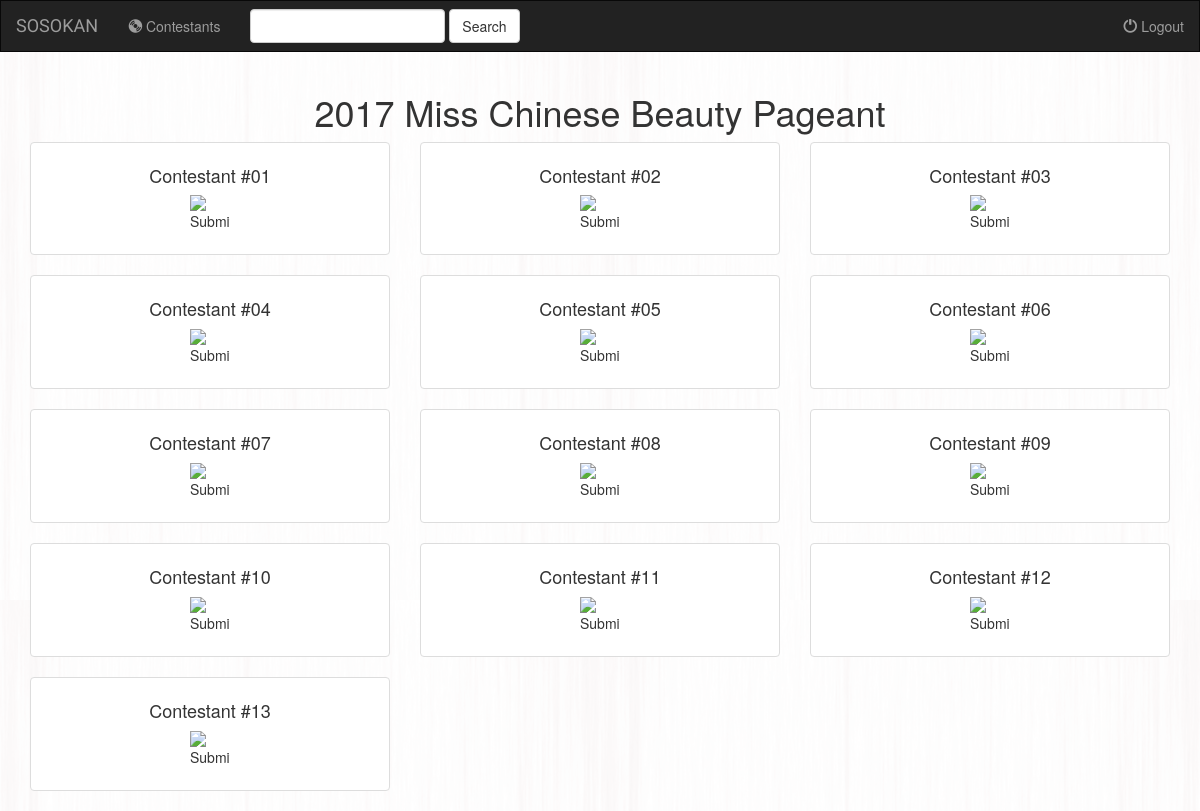
Screenshot of /vote/ with the database file from the repository.
### vote/models.py (models this page shows, shortened)
class Album(models.Model):
    artist = models.CharField(max_length=250)
    album_title = models.CharField(max_length=500)
    genre = models.CharField(max_length=100)
    album_logo = models.CharField(max_length=1000)

### vote/views.py (the view)
class IndexView(generic.ListView):
    template_name = 'vote/index.html'
    def get_queryset(self):
        return Album.objects.all()

### vote/templates/vote/index.html (shortened to what this page needs)
{% extends 'vote/base.html' %}
{% block body %}
<div class="container gallery-container">
    <h1><p class="page-description text-center">2017 Miss Chinese Beauty Pageant</p></h1>
    <div class="tz-gallery">
        <div class="row">
            {% for album in object_list %}
            <div class="col-sm-6 col-md-4">
                <div class="thumbnail">
                    <div class="caption">
                    <h4><p class="page-description text-center">{{album.album_title}}</p></h4>
                            <p class="page-description text-center">
                            <input type="image" src="http://www.clker.com/cliparts/c/l/Y/w/j/p/orange-heart-hi.png" width=40>
                          </p>
                    </div>
                </div>
            </div>
            {% endfor %}
        </div>
    </div>
</div>
{% endblock %}

### vote/static/vote/style.css (style rules this page uses)
body { background: white url("image/background.png"); }

### rows the page displays
Album: album_title "Contestant #01"
Album: album_title "Contestant #02"
Album: album_title "Contestant #03"
Album: album_title "Contestant #04"
Album: album_title "Contestant #05"
Album: album_title "Contestant #06"
Album: album_title "Contestant #07"
Album: album_title "Contestant #08"
Album: album_title "Contestant #09"
Album: album_title "Contestant #10"
Album: album_title "Contestant #11"
Album: album_title "Contestant #12"
Album: album_title "Contestant #13"
